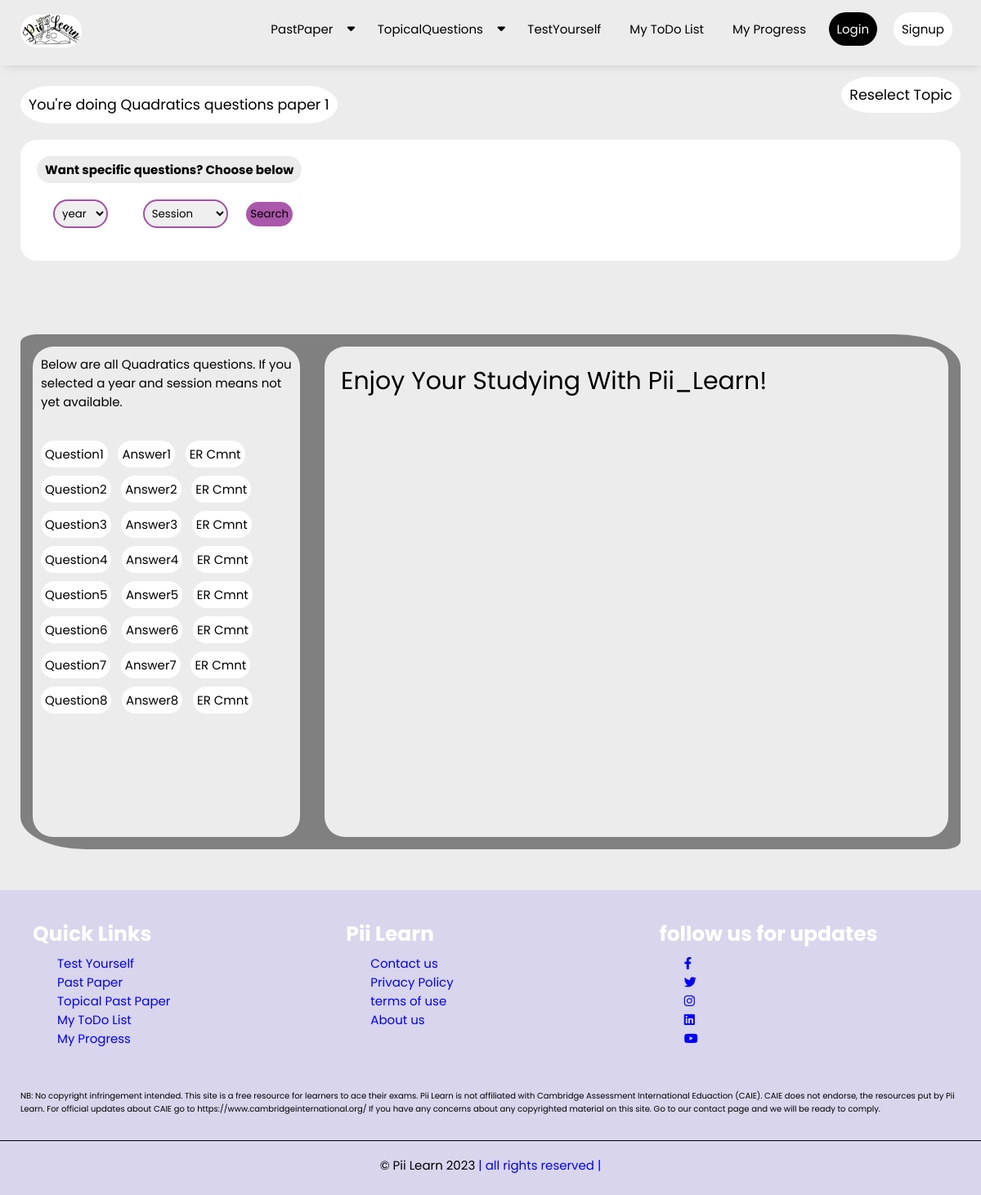
/topicalpastpaper/Cambridge As and A levels/Mathematics ~ 9709/1, run on the app's committed database.
### examsolution/models.py (models this page shows, shortened)
class website_pics(models.Model):
    website_logo = models.ImageField(null=True,upload_to='WesbitePics')

class BoardSubTopic(models.Model):
    subject_key = models.ForeignKey(Subject, on_delete=models.CASCADE, null='False')
    paper_num_key = models.ForeignKey(Paper, on_delete=models.CASCADE, null='False')
    topic = models.CharField(max_length=200)

class Paper(models.Model):
    paper_num = models.IntegerField()
    def __str__(self):
        return str(self.paper_num)

class QuestionAnswer(models.Model):
    board_sub_topic_key = models.ForeignKey(BoardSubTopic, on_delete=models.CASCADE)
    year_key = models.ForeignKey(Year, on_delete=models.CASCADE)
    session_key = models.ForeignKey(Session, on_delete=models.CASCADE)
    question_name = models.CharField(max_length=200)
    question_google_drive_link = models.URLField(max_length=200)
    answer_name = models.CharField(max_length=200)
    answer_google_drive_link = models.URLField(max_length=200)
    detailed_answer_link = models.CharField(max_length=500, blank=True, null=True)
    video_explanation_link = models.CharField(max_length=500, blank=True, null=True)
    exam_report_comment = models.CharField(max_length=20000, blank=True)

### examsolution/views.py (the view)
# urls.py: path('topicalpastpaper/<exam_board>/<subject_selected>/<int:topic_id>', views.view_topical_past_paper, name='view_topical_past_paper'),
def view_topical_past_paper(request,exam_board,subject_selected,topic_id):
    website_logo = website_pics.objects.get(id=1)
    year_set = Year.objects.all()
    session_set = Session.objects.all()
    topic_paper_object = get_object_or_404(BoardSubTopic, pk=topic_id)
    selected_topic_paper_set = topic_paper_object.questionanswer_set.all()
    new_selected_topic_paper_set = topic_paper_object.questionanswer_set.filter(year_key=request.POST.get("year",False), session_key=request.POST.get("session",False))
    context = {
        'exam_board' : exam_board,
        'subject_selected' :subject_selected,
        'topic_paper_object' : topic_paper_object,
        'selected_topic_paper_set' : selected_topic_paper_set,
        'new_selected_topic_paper_set':new_selected_topic_paper_set,
        'year_set' : year_set,
        'session_set' : session_set,
        'website_logo':website_logo,
    }
    return render(request,"examsolution/view_topical_past_paper.html",context)

### examsolution/templates/examsolution/view_topical_past_paper.html (shortened to what this page needs)
{% extends 'examsolution/base.html' %}
{% load static %}
{% block content %}
<section class="question_answer">
{% if selected_topic_paper_set %}
    <div class="view_panel_heading" id="remove_view_topical_past_paper_heading">
        <p class="individual_reselect" >You're doing {{topic_paper_object.topic}} questions paper {{topic_paper_object.paper_num_key}} <p>
        <a class="individual_reselect" href="{% url 'examsolution:topics_topical_past_paper' exam_board subject_selected %}">Reselect Topic</a>
    </div>
    <form action="{% url 'examsolution:view_topical_past_paper' exam_board subject_selected topic_paper_object.id %}" method="post" class="form">
        <fieldset id="topical_search_panel">
            <legend><h1>Want specific questions? Choose below</h1></legend>
            <select name="year" id="year_select" class="fielset_select">
                <option value="" disabled selected hidden>year</option>
            </select>
            <select name="session" id="session_select" class="fielset_select">
                <option value="" disabled selected hidden>Session</option>
            </select>
            <input type="submit" value="Search">
        </fieldset>
    </form>
    <div class="row">
        <div id="" class="question_answer_select_panel">
            {% if new_selected_topic_paper_set %}
                <p class="message_above">Below are {{topic_paper_object.topic}} questions you selected.</p>
                <br>
                {% for question in new_selected_topic_paper_set %}
                    <button class="questions" id="question{{forloop.counter}}" onclick="view_question('{{question.question_google_drive_link}}','question{{forloop.counter}}')" >Question{{forloop.counter}}</button>
                    <button class="answers" id="answer{{forloop.counter}}" onclick="view_answer('{{question.answer_google_drive_link}}','answer{{forloop.counter}}')">Answer{{forloop.counter}}</button>
                    <button class="questions" id="exam_report_comment{{forloop.counter}}" onclick="view_er_comment('{{question.exam_report_comment}}','exam_report_comment{{forloop.counter}}')">ER Cmnt</button>
                    <br>
                {% endfor %}
            {% else %}
                <p class="message_above">Below are all {{topic_paper_object.topic}} questions. If you selected a year and session means not yet available.</p>
                <br>
                {% for question in selected_topic_paper_set %}
                    <button class="questions" id="question{{forloop.counter}}" onclick="view_question('{{question.question_google_drive_link}}','question{{forloop.counter}}')" >Question{{forloop.counter}}</button>
                    <button class="answers" id="answer{{forloop.counter}}" onclick="view_answer('{{question.answer_google_drive_link}}','answer{{forloop.counter}}')">Answer{{forloop.counter}}</button>
                    <button class="questions" id="exam_report_comment{{forloop.counter}}" onclick="view_er_comment('{{question.exam_report_comment}}','exam_report_comment{{forloop.counter}}')">ER Cmnt</button>
                    <br>
                {% endfor %}
            {% endif %}
        </div>
        <div id="view_panel" class="question_answer_viewing_panel">
            <p id="initial_message">enjoy your studying with Pii_Learn!</p>
        </div>
    </div>
{% endif %}
{% endblock content %}

### examsolution/templates/examsolution/base.html (shortened to what this page needs)
<!DOCTYPE html>
{% load static %}
<html lang="en">
<head>
    <link rel="stylesheet" href="https://cdnjs.cloudflare.com/ajax/libs/font-awesome/6.3.0/css/all.min.css" />
    <link rel="stylesheet" href="{% static 'examsolution/css/style.css' %}">
    <link rel="stylesheet" href="https://cdn.jsdelivr.net/npm/swiper@9/swiper-bundle.min.css"/>
</head>
<body>
    <section class="header" style="webkik-box-shadow: 2px 2px 13px -4px rgba(0,0,0,0.21);
    box-shadow: 2px 2px 13px -4px rgba(0,0,0,0.21);">
        <nav class="menu_bar">
            <a class="logo" href=" {% url 'examsolution:home' %} "><img src="{% static website_logo.website_logo %}"  alt="" style="max-height:40px" id="website_logo"></a>
            <ul class="nav-menu">
                <li><a href=" {% url 'examsolution:past_papers' %}">PastPaper  <i class="fas fa-caret-down" id="drop-4"></i></a>
                </li>
                <li><a href=" {% url 'examsolution:topical_past_paper' %}">TopicalQuestions  <i class="fas fa-caret-down" id="drop-2"></i></a>
                </li>
                <li><a href=" {% url 'examsolution:test_yourself' %} ">TestYourself {% comment %}<i class="fas fa-caret-down" id="drop-3"></i>{% endcomment %}</a>
                </li>
                <li><a href=" {% url 'examsolution:my_to_do_list' %} ">My ToDo List</a></li>
                <li><a href="{% url 'examsolution:my_progress' %}">My Progress</a></li>
                {% if request.user.is_authenticated %}
                    <li style="margin-bottom:1rem;"><a id="base_logout_link" href=" {% url 'examsolution:logout' %} ">Logout</a></li>
                {% else %}
                    <li style="margin-bottom:1rem;"><a id="base_login_link" href=" {% url 'examsolution:login' %} ">Login</a></li>
                    <li style="margin-bottom:1rem;"><a id="base_sign_up_link" href=" {% url 'examsolution:register' %} ">Signup</a></li>
                {% endif %}
            </ul>
        </nav>
    </section>
    {% block content %}{% endblock content %}
    <section class="footer">
        <div class="box-container">
            <div class="box">
                <h3>Quick Links</h3>
                <a href="{% url 'examsolution:test_yourself' %}">Test Yourself</a>
                <br>
                <a href="{% url 'examsolution:past_papers' %}">Past Paper</a>
                <br>
                <a href="{% url 'examsolution:topical_past_paper' %}">Topical Past Paper</a>
                <br>
                <a href=" {% url 'examsolution:my_to_do_list' %} ">My ToDo List</a>
                <br>
                <a href="{% url 'examsolution:my_progress' %}">My Progress</a>
                <br>
                <br>
            </div>
            <div class="box">
                <h3>Pii Learn</h3>
                <a href="{% url 'examsolution:contact_us' %}">Contact us</a>
                <br>
                <a href="{% url 'examsolution:privacy' %}">Privacy Policy</a>
                <br>
                <a href="{% url 'examsolution:terms_of_use' %}">terms of use</a>
                <br>
                <a href="{% url 'examsolution:about_us' %}">About us</a>
            </div>
            <div class="box">
                <h3>follow us for updates</h3>
                <a href="#"><i class="fab fa-facebook-f"></i></a>
                <br>
                <a href="#"><i class="fab fa-twitter"></i></a>
                <br>
                <a href="https://www.instagram.com/piilearn/" target="_blank"><i class="fab fa-instagram"></i></a>
                <br>
                <a href="#"><i class="fab fa-linkedin"></i></a>
                <br>
                <a href="https://youtube.com/@PiiLearn" target="_blank"><i class="fab fa-youtube"></i></a>
            </div>
        </div>
        <div class="disclaimer">
            <p>
                NB: No copyright infringement intended. This site is a free resource for learners
                to ace their exams. Pii Learn is not affiliated with Cambridge Assessment International Eduaction (CAIE).
                CAIE does not endorse, the resources put by Pii Learn. For official updates about CAIE go to https://www.cambridgeinternational.org/
                If you have any concerns about any copyrighted material on this site. Go to our contact page
                and we will be ready to comply.
            </p>
        </div>
        <div class="copy_right"> &copy Pii Learn 2023 <span>| all rights reserved |</span></div>
    </section>
</body>
</html>

### data on the page
website_pics: website_logo (picture)
BoardSubTopic: topic "Quadratics", paper_num_key "1"
